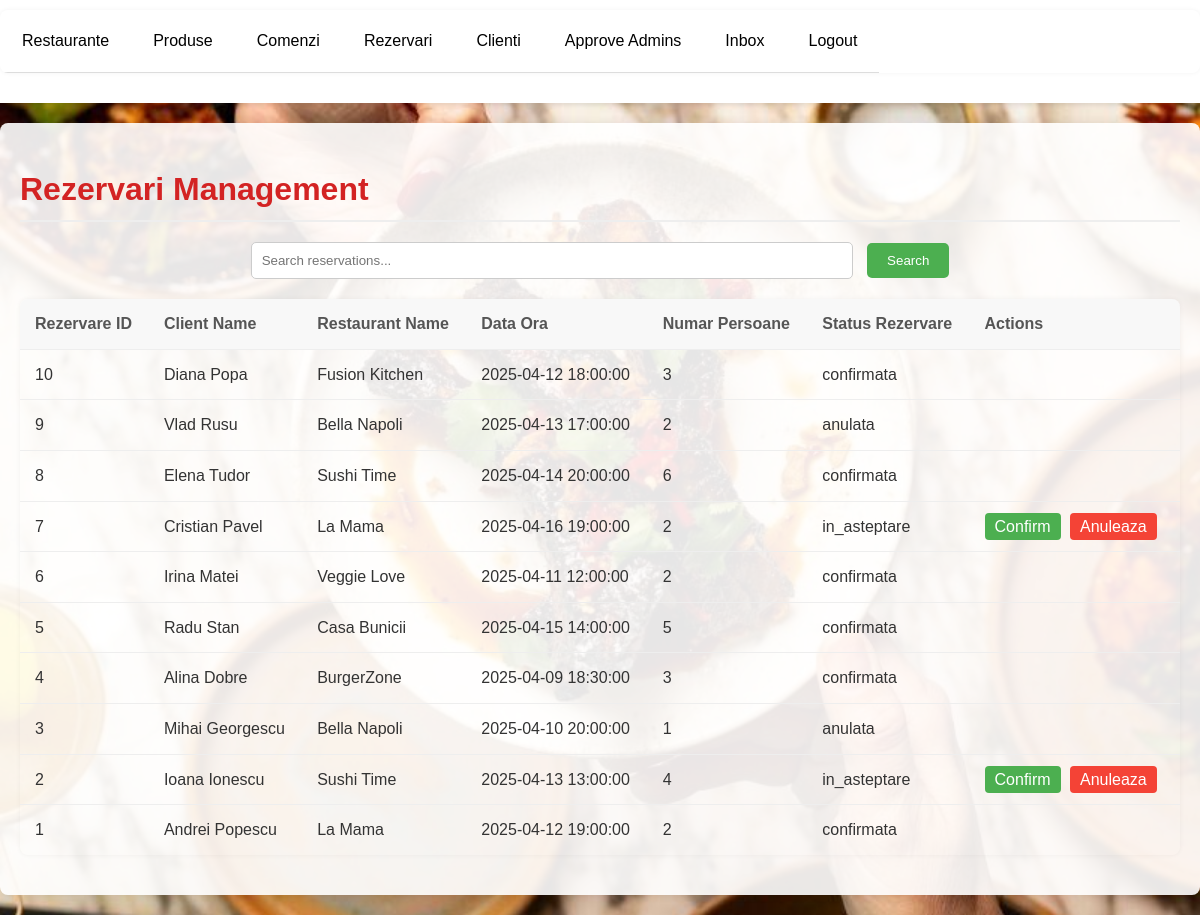
Screenshot of /rezervari_admin.php (signed in) with the database file from the repository.
### tables this page shows
CREATE TABLE tblRezervari(
    rezervare_id INT AUTO_INCREMENT PRIMARY KEY,
    client_id INT,
    restaurant_id INT,
    data_ora DATETIME,
    numar_persoane INT,
    status_rezervare ENUM('confirmata', 'anulata', 'in_asteptare'),
    FOREIGN KEY (client_id) REFERENCES tblClienti(client_id),
    FOREIGN KEY (restaurant_id) REFERENCES tblRestaurante(restaurant_id)
);

CREATE TABLE tblClienti(
    client_id INT AUTO_INCREMENT PRIMARY KEY,
    nume_client VARCHAR(100) NOT NULL,
    email VARCHAR(100) UNIQUE,
    data_inregistrare DATE,
	password VARCHAR(100) NOT NULL,
    rol ENUM('client')
);

CREATE TABLE tblRestaurante(
    restaurant_id INT AUTO_INCREMENT PRIMARY KEY,
    nume_restaurant VARCHAR(100) NOT NULL,
    oras VARCHAR(50),
    tip_bucatarie VARCHAR(50),
    livrare_disponibila BOOLEAN,
    CONSTRAINT chk_oras CHECK (oras IS NOT NULL)
	
);

### rezervari_admin.php (the view, shortened to what this page needs)
<?php
$db = mysqli_connect('localhost', 'root', '', 'restaurantedb') or die('Error connecting to MySQL server.');
$search_term = "";
if (isset($_GET['search'])) {
    $search_term = mysqli_real_escape_string($db, $_GET['search']);
    $query = "SELECT r.rezervare_id, cl.nume_client, res.nume_restaurant, r.data_ora, r.numar_persoane, r.status_rezervare
              FROM tblRezervari r
              JOIN tblClienti cl ON r.client_id = cl.client_id
              JOIN tblRestaurante res ON r.restaurant_id = res.restaurant_id
              WHERE r.rezervare_id LIKE '%$search_term%'
                 OR cl.nume_client LIKE '%$search_term%'
                 OR res.nume_restaurant LIKE '%$search_term%'
                 OR r.data_ora LIKE '%$search_term%'
                 OR r.numar_persoane LIKE '%$search_term%'
                 OR r.status_rezervare LIKE '%$search_term%'
              ORDER BY r.rezervare_id DESC";
} else {
    $query = "SELECT r.rezervare_id, cl.nume_client, res.nume_restaurant, r.data_ora, r.numar_persoane, r.status_rezervare
              FROM tblRezervari r
              JOIN tblClienti cl ON r.client_id = cl.client_id
              JOIN tblRestaurante res ON r.restaurant_id = res.restaurant_id
              ORDER BY r.rezervare_id DESC";
}
$result = mysqli_query($db, $query);
?>
<!DOCTYPE html>
<html>
<head>
    <link rel="stylesheet" type="text/css" href="style.css">
</head>
<body class="background-rezervari">
    <?php include('header.php'); ?>
    <div class="container">
        <div class="client-section">
            <h1 class="client-table-title">Rezervari Management</h1>
            <form action="rezervari_admin.php" method="GET" class="search-form">
                <input type="text" name="search" placeholder="Search reservations..." value="<?php echo htmlspecialchars($search_term); ?>">
                <button type="submit">Search</button>
            </form>
            <?php if (mysqli_num_rows($result) > 0) { ?>
                <table class="client-table">
                    <thead>
                        <tr>
                            <th>Rezervare ID</th>
                            <th>Client Name</th>
                            <th>Restaurant Name</th>
                            <th>Data Ora</th>
                            <th>Numar Persoane</th>
                            <th>Status Rezervare</th>
                            <th>Actions</th>
                        </tr>
                    </thead>
                    <tbody>
                        <?php while ($row = mysqli_fetch_assoc($result)) {
                            $is_final = ($row['status_rezervare'] == 'confirmata' || $row['status_rezervare'] == 'anulata');
                        ?>
                            <tr>
                                <td><?php echo $row['rezervare_id']; ?></td>
                                <td><?php echo $row['nume_client']; ?></td>
                                <td><?php echo $row['nume_restaurant']; ?></td>
                                <td><?php echo $row['data_ora']; ?></td>
                                <td><?php echo $row['numar_persoane']; ?></td>
                                <td><?php echo $row['status_rezervare']; ?></td>
                                <td>
                                    <?php if (!$is_final) { ?>
                                        <a href="rezervari_admin.php?update_status=<?php echo $row['rezervare_id']; ?>&new_status=confirmata" class="approve-btn">Confirm</a>
                                        <a href="rezervari_admin.php?update_status=<?php echo $row['rezervare_id']; ?>&new_status=anulata" class="refuse-btn">Anuleaza</a>
                                    <?php } ?>
                                </td>
                            </tr>
                        <?php } ?>
                    </tbody>
                </table>
            <?php } else { ?>
                <p>No rezervari found.</p>
            <?php } ?>
        </div>
    </div>
</body>
</html>

### style.css (style rules this page uses)
body { font-family: 'Arial', sans-serif; margin: 0; padding: 0; background-color: #f4f4f4; color: #333; line-height: 1.6; }
.background-rezervari { background-image: url('images/background6.jpg'); background-size: cover; background-position: center; background-repeat: no-repeat; background-attachment: fixed; }
.container { max-width: 1200px; margin: 20px auto; padding: 20px; background-color: #fff; box-shadow: 0 0 10px rgba(0, 0, 0, 0.1); border-radius: 8px; background-color: rgba(255, 255, 255, 0.9); }
h1, h2, h3 { color: #d32323; margin-bottom: 15px; border-bottom: 2px solid #eee; padding-bottom: 5px; }
a { color: #d32323; text-decoration: none; transition: color 0.3s ease; }
.client-section { margin-bottom: 20px; }
.client-table-title { margin-bottom: 20px; }
.approve-btn, .refuse-btn { padding: 5px 10px; border: none; border-radius: 4px; cursor: pointer; margin-right: 5px; transition: opacity 0.3s ease; }
.approve-btn { background-color: #4CAF50; color: white; }
.refuse-btn { background-color: #f44336; color: white; }
table { width: 100%; border-collapse: collapse; margin-bottom: 20px; box-shadow: 0 0 5px rgba(0, 0, 0, 0.05); border-radius: 8px; overflow: hidden; }
table th, table td { padding: 12px 15px; text-align: left; border-bottom: 1px solid #eee; }
table th { background-color: #f8f8f8; color: #555; font-weight: bold; }
table tr:last-child td { border-bottom: none; }
.search-form { margin-bottom: 20px; text-align: center; }
.search-form input[type="text"] { padding: 10px; width: 50%; border: 1px solid #ccc; border-radius: 5px; margin-right: 10px; }
.search-form button { padding: 10px 20px; background-color: #4CAF50; color: white; border: none; border-radius: 5px; cursor: pointer; }

### rows the page displays
tblrezervari: rezervare_id "10", client.nume_client "Diana Popa", restaurant.nume_restaurant "Fusion Kitchen", data_ora "2025-04-12 18:00:00", numar_persoane "3", status_rezervare "confirmata"
tblrezervari: rezervare_id "9", client.nume_client "Vlad Rusu", restaurant.nume_restaurant "Bella Napoli", data_ora "2025-04-13 17:00:00", numar_persoane "2", status_rezervare "anulata"
tblrezervari: rezervare_id "8", client.nume_client "Elena Tudor", restaurant.nume_restaurant "Sushi Time", data_ora "2025-04-14 20:00:00", numar_persoane "6", status_rezervare "confirmata"
tblrezervari: rezervare_id "7", client.nume_client "Cristian Pavel", restaurant.nume_restaurant "La Mama", data_ora "2025-04-16 19:00:00", numar_persoane "2", status_rezervare "in_asteptare"
tblrezervari: rezervare_id "6", client.nume_client "Irina Matei", restaurant.nume_restaurant "Veggie Love", data_ora "2025-04-11 12:00:00", numar_persoane "2", status_rezervare "confirmata"
tblrezervari: rezervare_id "5", client.nume_client "Radu Stan", restaurant.nume_restaurant "Casa Bunicii", data_ora "2025-04-15 14:00:00", numar_persoane "5", status_rezervare "confirmata"
tblrezervari: rezervare_id "4", client.nume_client "Alina Dobre", restaurant.nume_restaurant "BurgerZone", data_ora "2025-04-09 18:30:00", numar_persoane "3", status_rezervare "confirmata"
tblrezervari: rezervare_id "3", client.nume_client "Mihai Georgescu", restaurant.nume_restaurant "Bella Napoli", data_ora "2025-04-10 20:00:00", numar_persoane "1", status_rezervare "anulata"
tblrezervari: rezervare_id "2", client.nume_client "Ioana Ionescu", restaurant.nume_restaurant "Sushi Time", data_ora "2025-04-13 13:00:00", numar_persoane "4", status_rezervare "in_asteptare"
tblrezervari: rezervare_id "1", client.nume_client "Andrei Popescu", restaurant.nume_restaurant "La Mama", data_ora "2025-04-12 19:00:00", numar_persoane "2", status_rezervare "confirmata"
